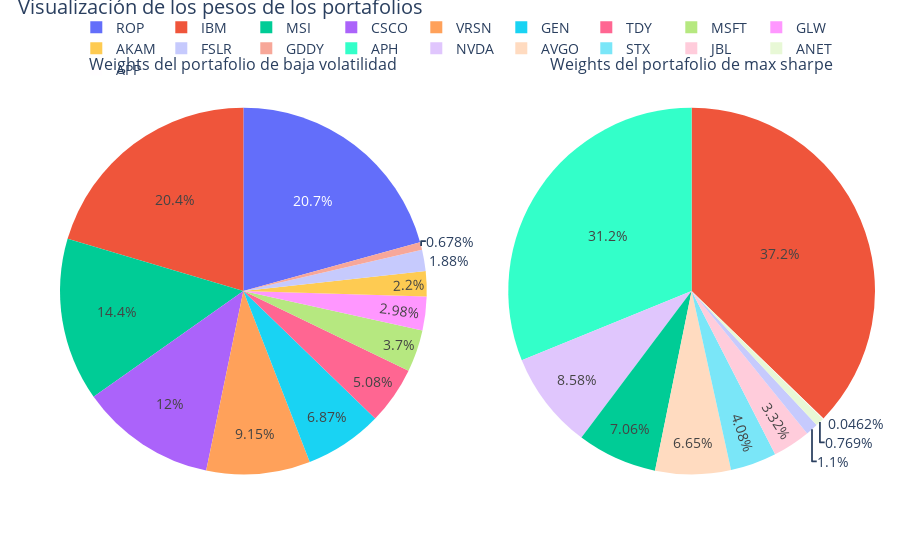

The notebook cell this image was saved under:
### Code cell
from plotly.subplots import make_subplots

import plotly.graph_objects as go

# Create subplots with 1 row and 2 columns, both as pie charts
fig = make_subplots(
    rows=1, cols=2,
    specs=[[{'type': 'pie'}, {'type': 'pie'}]],
    subplot_titles=["Weights del portafolio de baja volatilidad", "Weights del portafolio de max sharpe"]
)

# Add the first pie chart for w_lowv
fig.add_trace(
    go.Pie(
        labels=w_lowv.index,
        values=w_lowv.values,
        name="Low Volatility"
    ),
    row=1, col=1
)

# Add the second pie chart for w_maxsh
fig.add_trace(
    go.Pie(
        labels=w_maxsh.index,
        values=w_maxsh.values,
        name="Max Sharpe"
    ),
    row=1, col=2
)

# Update layout if needed
fig.update_layout(title_text="Visualización de los pesos de los portafolios")
# move the title up
fig.update_layout(title_y=1)

fig.show()

### Figure 1 — Plotly figure (JSON) as saved in the notebook; plotly's stock layout.template omitted (floating-point values rounded to 4 significant figures)
{"data": [{"domain": {"x": [0, 0.45], "y": [0, 1]}, "labels": ["ROP", "IBM", "MSI", "CSCO", "VRSN", "GEN", "TDY", "MSFT", "GLW", "AKAM", "FSLR", "GDDY"], "name": "Low Volatility", "type": "pie", "values": [0.2071, 0.2041, 0.1438, 0.1196, 0.09148, 0.06869, 0.05083, 0.03704, 0.02975, 0.02204, 0.01882, 0.006776]}, {"domain": {"x": [0.55, 1], "y": [0, 1]}, "labels": ["IBM", "APH", "NVDA", "MSI", "AVGO", "STX", "JBL", "FSLR", "ANET", "APP"], "name": "Max Sharpe", "type": "pie", "values": [0.3724, 0.3116, 0.08585, 0.07057, 0.0665, 0.04078, 0.0332, 0.011, 0.007687, 0.0004617]}], "layout": {"annotations": [{"font": {"size": 16}, "showarrow": false, "text": "Weights del portafolio de baja volatilidad", "x": 0.225, "xanchor": "center", "xref": "paper", "y": 1, "yanchor": "bottom", "yref": "paper"}, {"font": {"size": 16}, "showarrow": false, "text": "Weights del portafolio de max sharpe", "x": 0.775, "xanchor": "center", "xref": "paper", "y": 1, "yanchor": "bottom", "yref": "paper"}], "title": {"text": "Visualización de los pesos de los portafolios", "y": 1}}}
